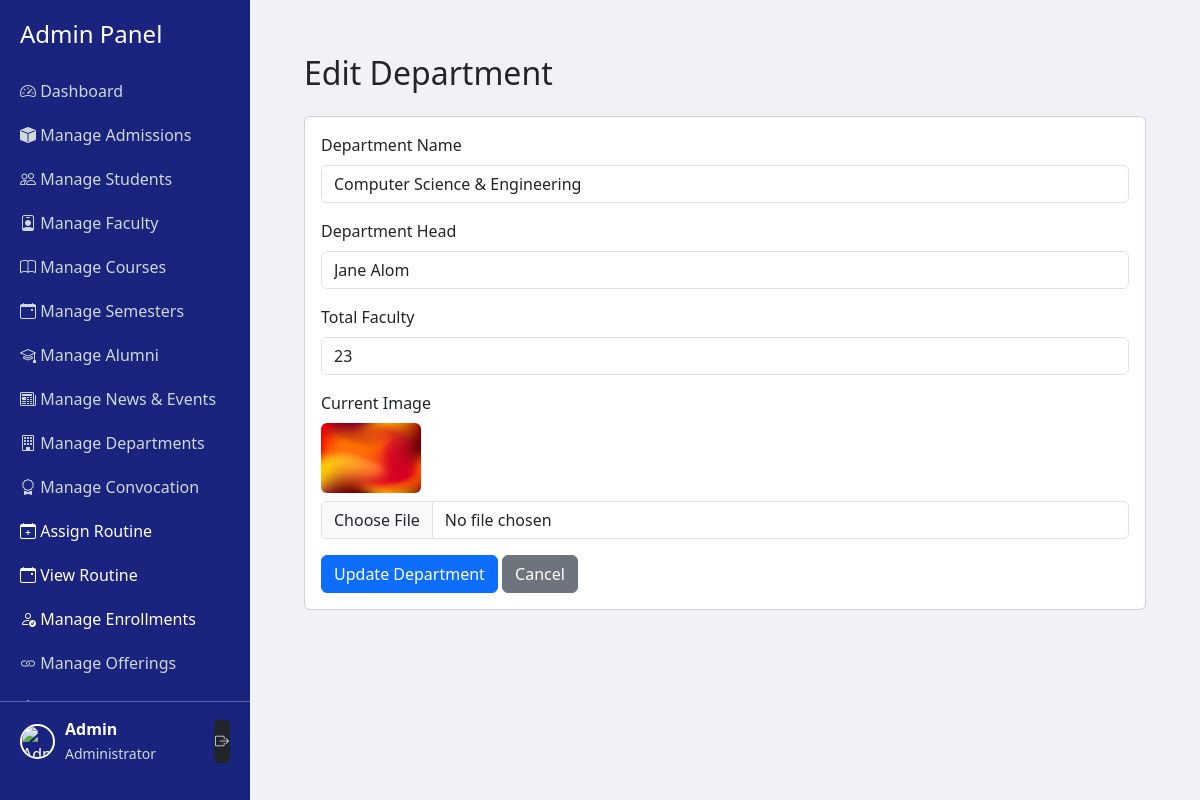
The page /admin/edit_department.php?id=7 (signed in) on the database its author committed.
### tables this page shows
CREATE TABLE `departments` (
  `id` int(11) NOT NULL,
  `department_name` varchar(255) NOT NULL,
  `department_head` varchar(255) DEFAULT NULL,
  `total_faculty` int(11) DEFAULT NULL,
  `description` text DEFAULT NULL,
  `image_path` varchar(255) DEFAULT NULL,
  `created_at` timestamp NOT NULL DEFAULT current_timestamp(),
  `total_credits` int(11) DEFAULT 0,
  `course_cost` int(11) DEFAULT 0
);

### admin/edit_department.php (the view, shortened to what this page needs)
<?php
require_once __DIR__ . "/../app/config/db.php";
$id = $_GET['id'] ?? null;
$stmt = $DB_con->prepare("SELECT * FROM departments WHERE id = ?");
$stmt->execute([$id]);
$department = $stmt->fetch(PDO::FETCH_ASSOC);
?>
<?php include 'admin_header.php'; ?>
<div class="container-fluid p-4">
    <h2 class="mb-4">Edit Department</h2>
    <div class="card">
        <div class="card-body">
            <form method="post" enctype="multipart/form-data">
                <div class="mb-3">
                    <label class="form-label">Department Name</label>
                    <input type="text" name="department_name" class="form-control" value="<?= htmlspecialchars($department['department_name']); ?>" required>
                </div>
                <div class="mb-3">
                    <label class="form-label">Department Head</label>
                    <input type="text" name="department_head" class="form-control" value="<?= htmlspecialchars($department['department_head']); ?>">
                </div>
                <div class="mb-3">
                    <label class="form-label">Total Faculty</label>
                    <input type="number" name="total_faculty" class="form-control" value="<?= htmlspecialchars($department['total_faculty']); ?>">
                </div>
                <div class="mb-3">
                    <label class="form-label">Current Image</label><br>
                    <?php if ($department['image_path']): ?>
                        <img src="../<?= $department['image_path']; ?>" width="100" class="rounded mb-2">
                    <?php endif; ?>
                    <input type="file" name="image" class="form-control">
                </div>
                <button type="submit" class="btn btn-primary">Update Department</button>
                <a href="manage_departments.php" class="btn btn-secondary">Cancel</a>
            </form>
        </div>
    </div>
</div>
<?php include 'admin_footer.php'; ?>

### admin/admin_header.php (style rules this page uses)
body { display: flex; min-height: 100vh; margin: 0; }

### rows shown on the page
departments: department_name "Computer Science & Engineering", department_head "Jane Alom", total_faculty "23", image_path (picture)

### other values the page prints
$_SESSION['admin_name'] "Admin"
